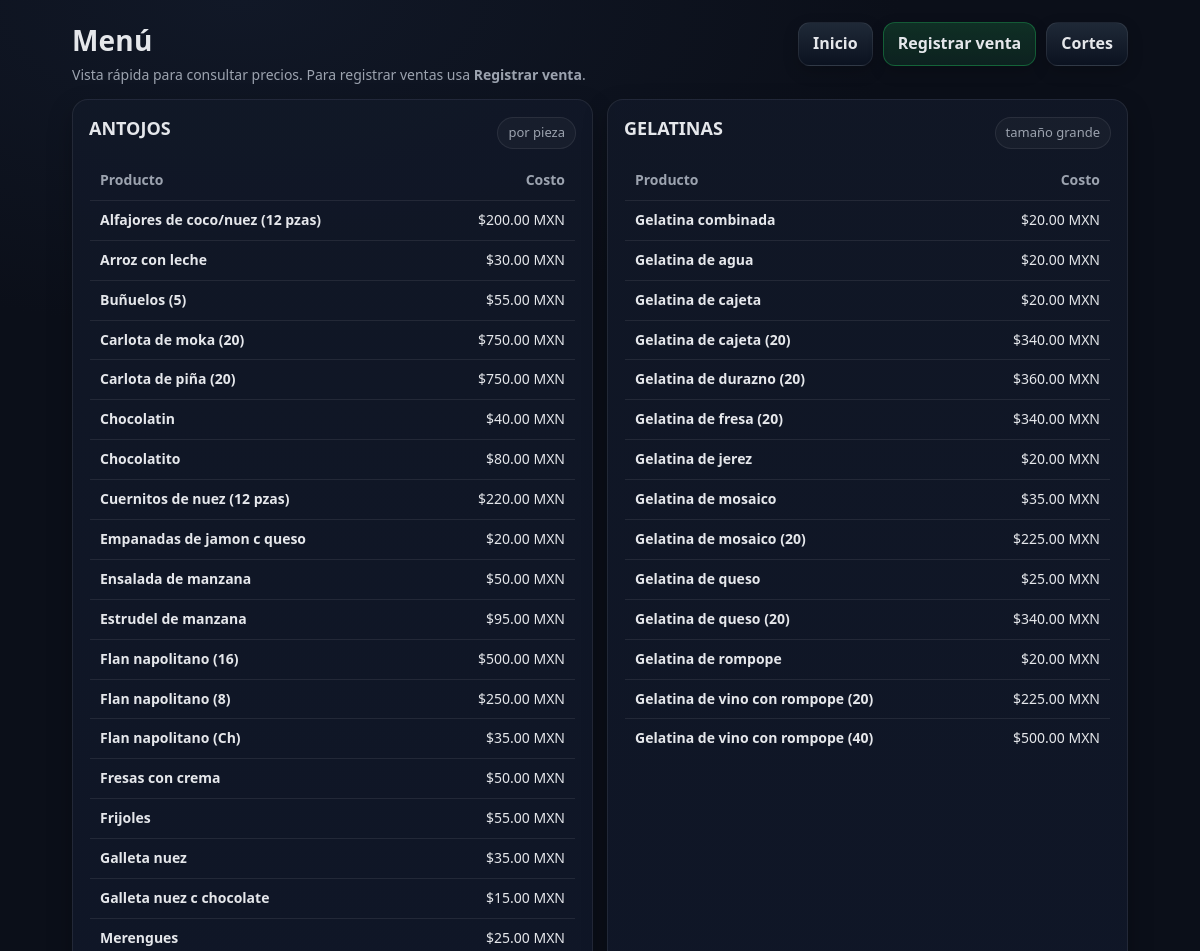
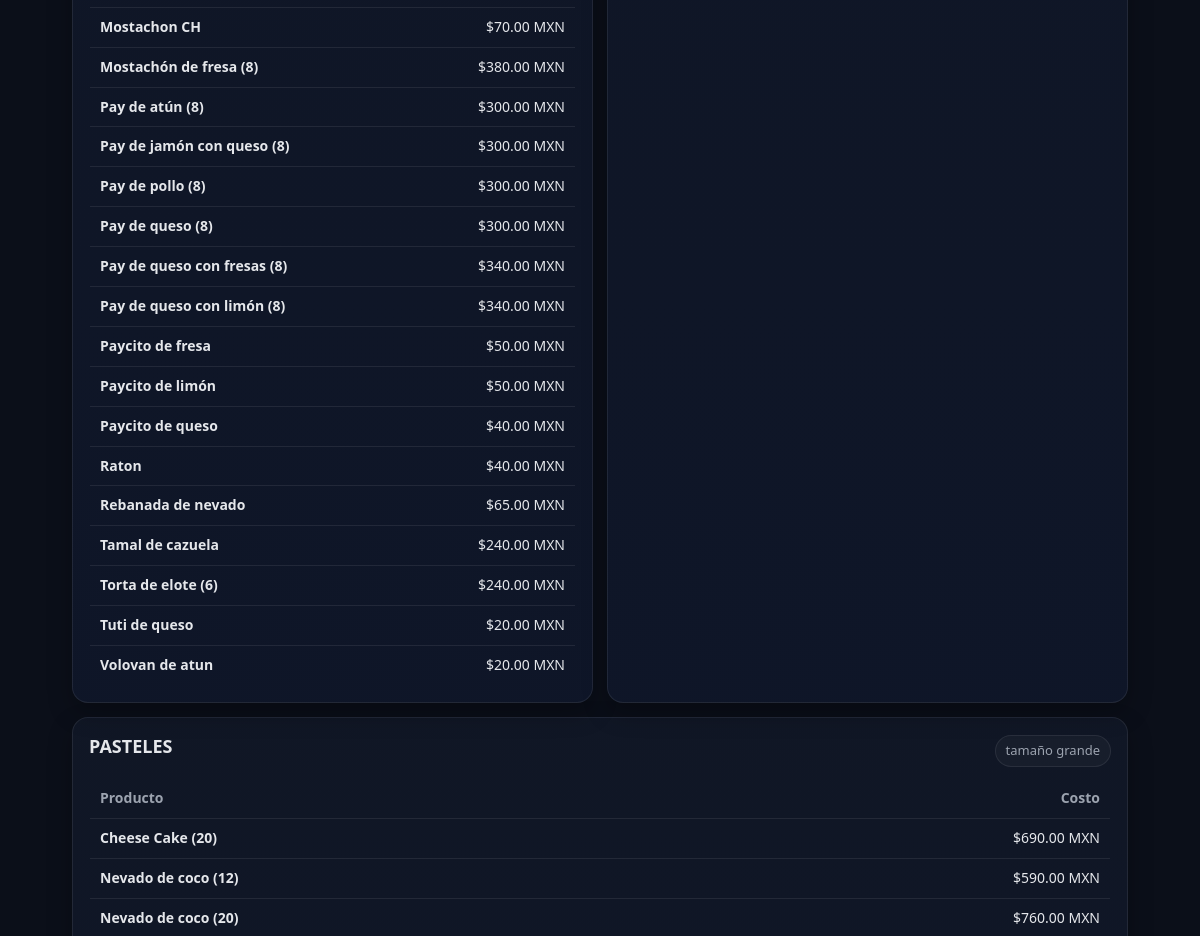
Before: /menu (upper part) with the older database file (2 pictures, top to bottom).
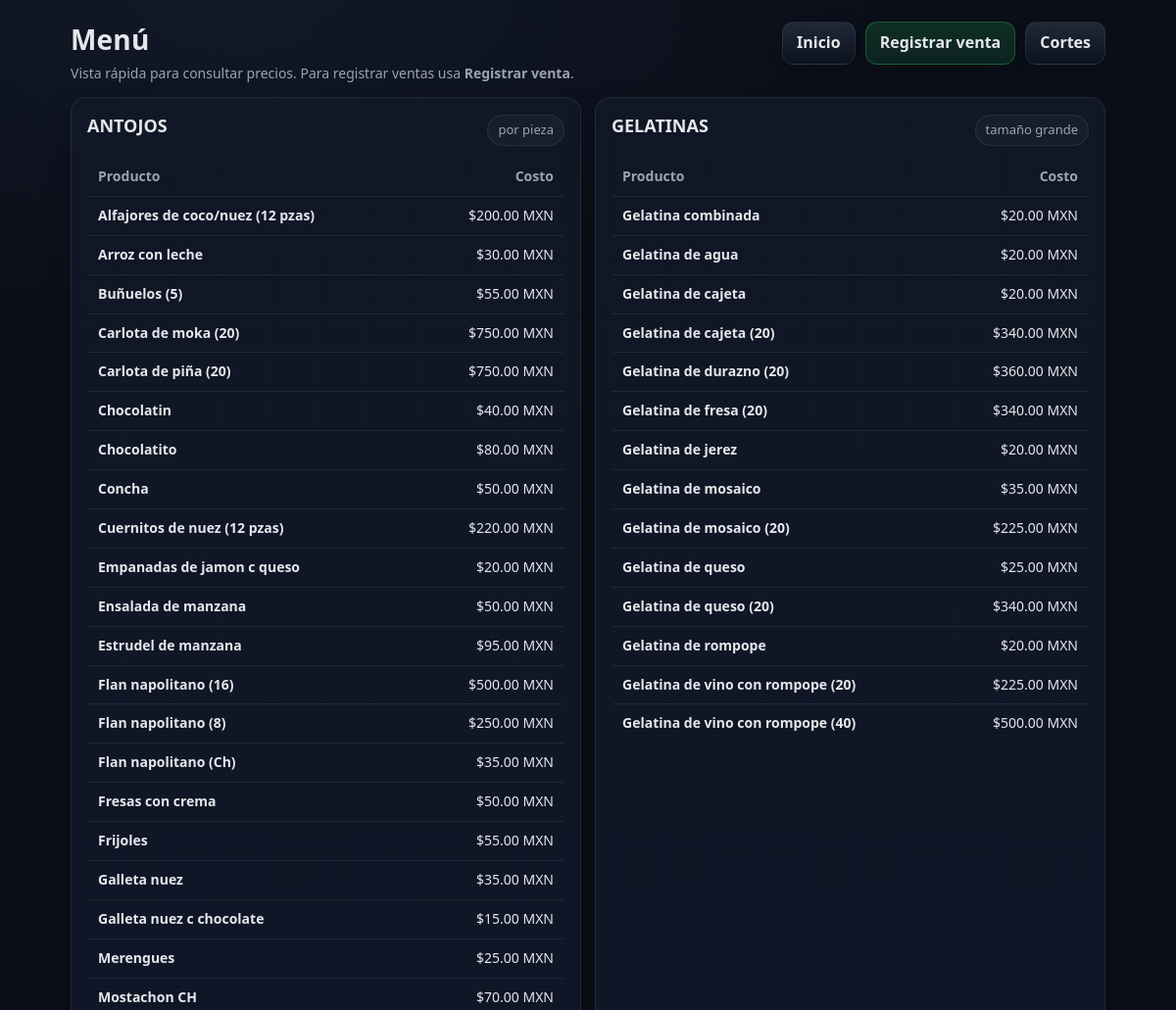
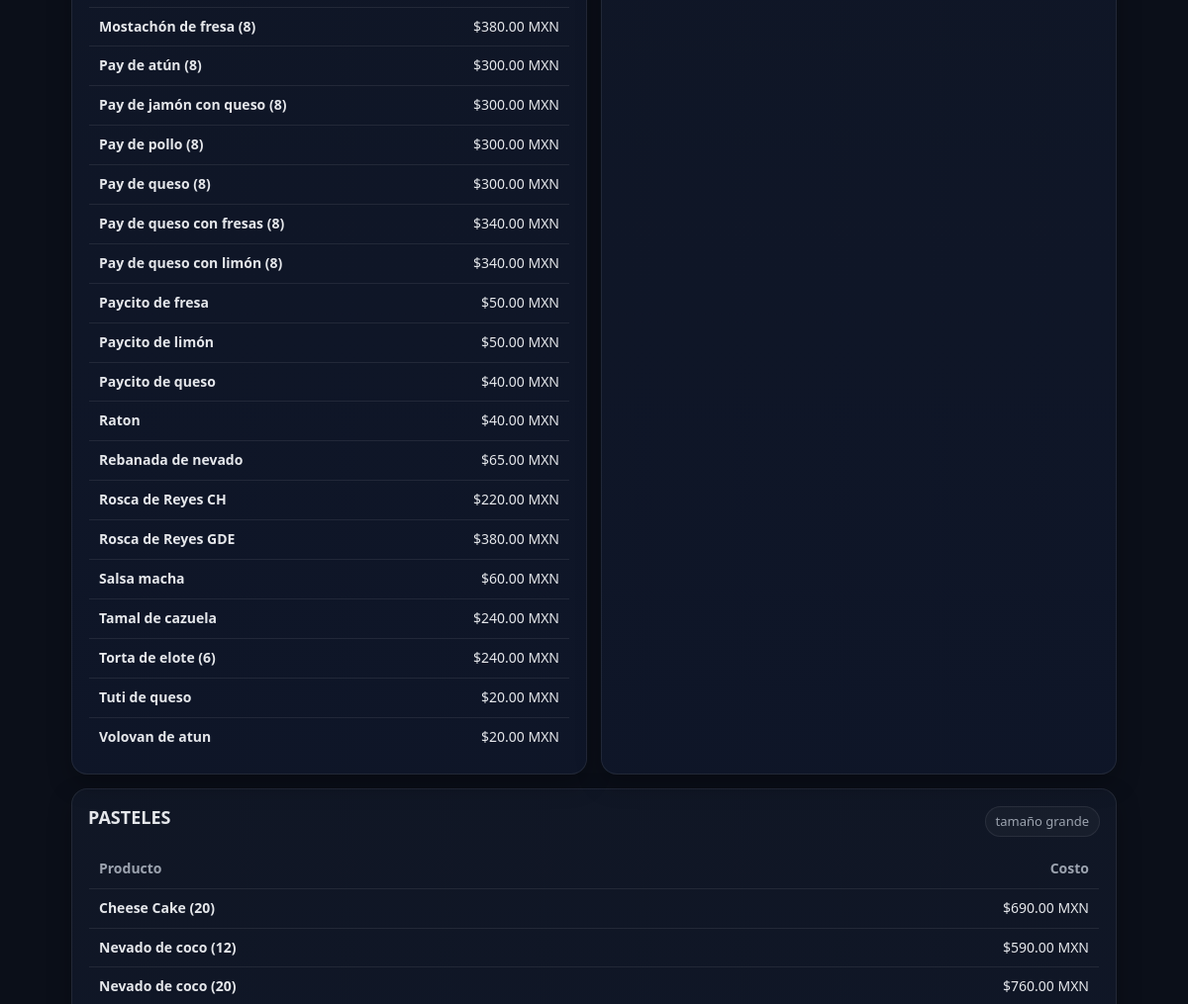
After: the same page with the newer database file (2 pictures, top to bottom).
### tables this page shows
CREATE TABLE menu_items (
        id INTEGER PRIMARY KEY AUTOINCREMENT,
        name TEXT NOT NULL,
        price_cents INTEGER NOT NULL CHECK(price_cents >= 0),
        category TEXT NOT NULL
    );

### app.py (the view)
@app.route("/menu")
def menu():
    conn = db()
    cur = conn.cursor()
    cur.execute("""
        SELECT * FROM menu_items
        WHERE category IN ('PASTELES','GELATINAS','ANTOJO')
        ORDER BY category, name
    """)
    items = cur.fetchall()
    conn.close()
    grouped = {"PASTELES": [], "GELATINAS": [], "ANTOJO": []}
    for it in items:
        grouped[it["category"]].append(it)
    return render_template("menu.html", grouped=grouped)

### app.py (called while the page is built)
def db():
    conn = sqlite3.connect(DB_PATH)
    conn.row_factory = sqlite3.Row
    return conn

@app.template_filter("pesos")
def pesos(cents: int):
    return f"${int(cents)/100:,.2f} MXN"

### templates/menu.html (shortened to what this page needs)
<!doctype html>
<html lang="es">
<head>
  <link rel="stylesheet" href="{{ url_for('static', filename='style.css') }}">
</head>
<body>
  <div class="container">
    <div class="header">
      <div>
        <h1 class="h-title">Menú</h1>
        <p class="h-sub">Vista rápida para consultar precios. Para registrar ventas usa <b>Registrar venta</b>.</p>
      </div>
      <div class="nav">
        <a class="btn" href="{{ url_for('index') }}">Inicio</a>
        <a class="btn primary" href="{{ url_for('new_order') }}">Registrar venta</a>
        <a class="btn" href="{{ url_for('sales') }}">Cortes</a>
      </div>
    </div>
    <div class="grid two">
      <div class="card">
        <div class="section-title">
          <h2>ANTOJOS</h2>
          <span class="pill">por pieza</span>
        </div>
        <table class="table">
          <thead>
            <tr>
              <th>Producto</th>
              <th style="text-align:right;">Costo</th>
            </tr>
          </thead>
          <tbody>
            {% for it in grouped["ANTOJO"] %}
              <tr>
                <td><b>{{ it.name }}</b></td>
                <td style="text-align:right;">{{ it.price_cents|pesos }}</td>
              </tr>
            {% else %}
              <tr><td colspan="2" class="muted">No hay antojitos cargados.</td></tr>
            {% endfor %}
          </tbody>
        </table>
      </div>
      <div class="card">
        <div class="section-title">
          <h2>GELATINAS</h2>
          <span class="pill">tamaño grande</span>
        </div>
        <table class="table">
          <thead>
            <tr>
              <th>Producto</th>
              <th style="text-align:right;">Costo</th>
            </tr>
          </thead>
          <tbody>
            {% for it in grouped["GELATINAS"] %}
              <tr>
                <td><b>{{ it.name }}</b></td>
                <td style="text-align:right;">{{ it.price_cents|pesos }}</td>
              </tr>
            {% else %}
              <tr><td colspan="2" class="muted">No hay gelatinas cargadas.</td></tr>
            {% endfor %}
          </tbody>
        </table>
      </div>
    </div>
    <div class="card" style="margin-top:14px;">
      <div class="section-title">
        <h2>PASTELES</h2>
        <span class="pill">tamaño grande</span>
      </div>
      <table class="table">
        <thead>
          <tr>
            <th>Producto</th>
            <th style="text-align:right;">Costo</th>
          </tr>
        </thead>
        <tbody>
          {% for it in grouped["PASTELES"] %}
            <tr>
              <td><b>{{ it.name }}</b></td>
              <td style="text-align:right;">{{ it.price_cents|pesos }}</td>
            </tr>
          {% else %}
            <tr><td colspan="2" class="muted">No hay pasteles cargados.</td></tr>
          {% endfor %}
        </tbody>
      </table>
    </div>
  </div>
</body>
</html>

### static/style.css (style rules this page uses)
:root { --bg:#0b0f19; --card:#111827; --card2:#0f172a; --text:#e5e7eb; --muted:#9ca3af; --line:rgba(255,255,255,.08); --accent:#22c55e; --danger:#ef4444; --warn:#f59e0b; --btn:#1f2937; --btn2:#0b1220; --shadow: 0 10px 25px rgba(0,0,0,.25); --radius: 16px; }
* { box-sizing:border-box; }
html,body { height:100%; }
body { margin:0; font-family: ui-sans-serif, system-ui, -apple-system, Segoe UI, Roboto, Arial, "Noto Sans", "Helvetica Neue", sans-serif; background: radial-gradient(1200px 600px at 20% 0%, #111827 0%, var(--bg) 55%); color: var(--text); line-height:1.35; }
a { color:inherit; text-decoration:none; }
.container { max-width: 1100px; margin: 0 auto; padding: 22px; }
.header { display:flex; align-items:flex-start; justify-content:space-between; gap:16px; margin-bottom: 14px; }
.h-title { font-size: 28px; font-weight: 800; letter-spacing: .2px; margin:0; }
.h-sub { margin:6px 0 0; color: var(--muted); font-size: 14px; }
.nav { display:flex; flex-wrap:wrap; gap:10px; }
.btn { display:inline-flex; align-items:center; justify-content:center; gap:8px; border: 1px solid var(--line); background: linear-gradient(180deg, var(--btn) 0%, var(--btn2) 100%); color: var(--text); padding: 10px 14px; border-radius: 12px; cursor:pointer; user-select:none; box-shadow: 0 6px 16px rgba(0,0,0,.18); font-weight: 700; }
.btn.primary { border-color: rgba(34,197,94,.35); background: linear-gradient(180deg, rgba(34,197,94,.18) 0%, rgba(34,197,94,.10) 100%); }
.grid { display:grid; grid-template-columns: 1fr; gap: 14px; }
@media (min-width: 900px) { .grid.two { grid-template-columns: 1fr 1fr; } }
.card { background: linear-gradient(180deg, rgba(17,24,39,.9) 0%, rgba(15,23,42,.9) 100%); border: 1px solid var(--line); border-radius: var(--radius); box-shadow: var(--shadow); padding: 16px; }
.card h2 { margin:0 0 10px; font-size: 18px; }
.table { width:100%; border-collapse: collapse; overflow:hidden; border-radius: 14px; border: 1px solid var(--line); }
.table th, .table td { padding: 10px 10px; border-bottom: 1px solid var(--line); text-align:left; font-size: 14px; }
.table th { color: var(--muted); font-weight: 800; }
.table tr:last-child td { border-bottom: none; }
.section-title { display:flex; align-items:center; justify-content:space-between; gap:10px; margin-bottom: 10px; }
.pill { display:inline-flex; align-items:center; padding: 6px 10px; border-radius: 999px; border: 1px solid var(--line); background: rgba(255,255,255,.03); font-size: 13px; color: var(--muted); }

Changed rows visible on the page:
added menu_items: name "Concha", price_cents|pesos "$50.00 MXN", shown under "ANTOJOS"
added menu_items: name "Rosca de Reyes CH", price_cents|pesos "$220.00 MXN", shown under "ANTOJOS"
added menu_items: name "Rosca de Reyes GDE", price_cents|pesos "$380.00 MXN", shown under "ANTOJOS"
added menu_items: name "Salsa macha", price_cents|pesos "$60.00 MXN", shown under "ANTOJOS"
